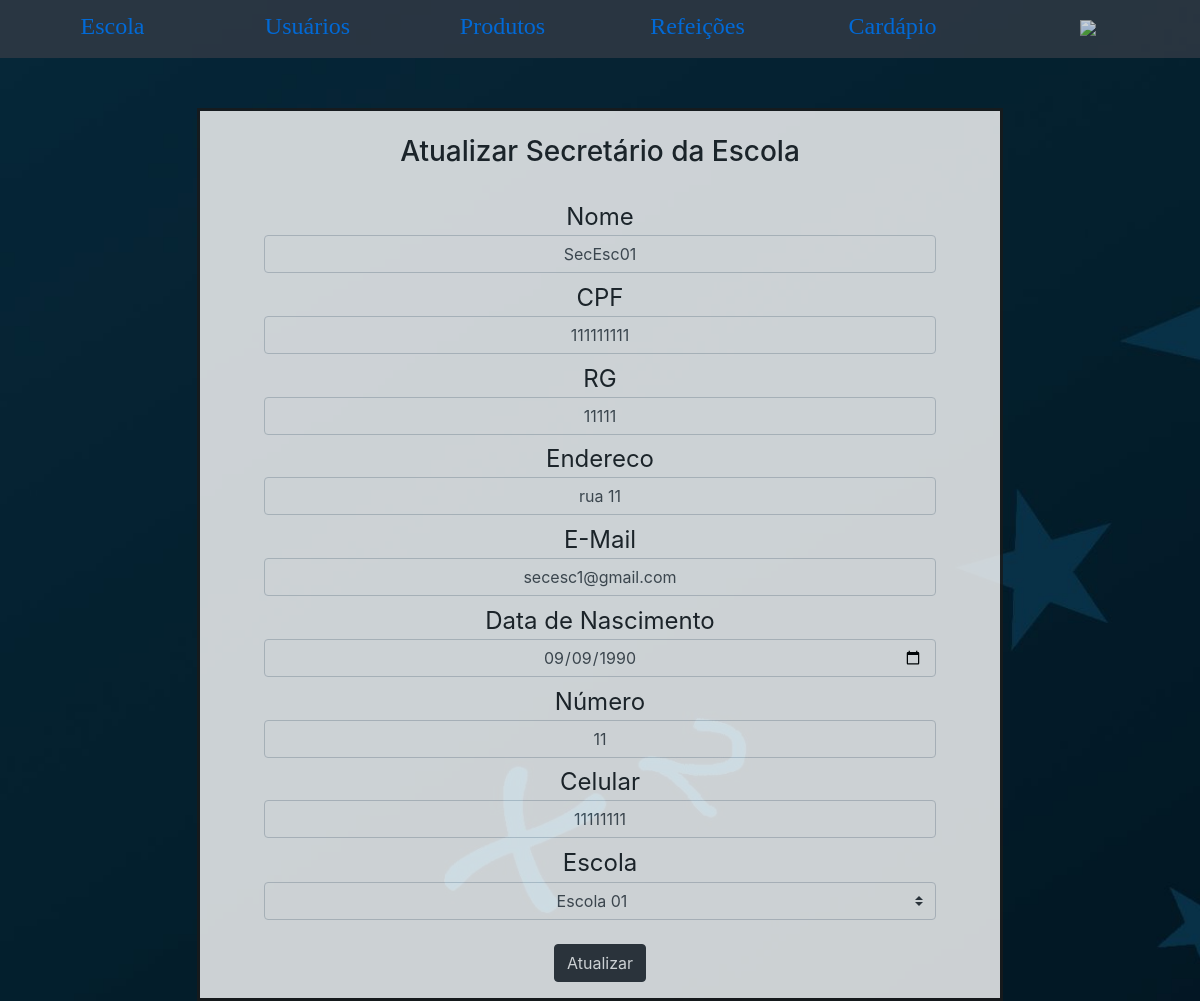
The page /sec-educacao/usuarios/secescola/validar-secesc?idSecEsc=1&acao=atualizar on the database its author committed.
### tables this page shows
create table SecEsc (
    id int primary key auto_increment,
    nomeSecEsc varchar(64),
    login varchar(64),
    senha varchar(64),
    cpf varchar(11),
    rg varchar(11),
    endereco varchar(255),
    email varchar(255),
    dataDeNascimento date,
    numero varchar(8),
    celular varchar(15),
    escola_id int references Escola(id)
);

### sec-educacao/usuarios/secescola/validar-secesc.php (the view, shortened to what this page needs)
<?php
require_once '../../../funcoes-de-cabecalho.php';
require_once '../../../conexao.php';
$acao = $_GET['acao'];
if ($acao == 'cadastrar') {
    $acaoHTML = "Cadastrar";
} else if ($acao == 'atualizar') {
    $acaoHTML = "Atualizar";
    $id = $_GET['idSecEsc'];
    $select = "select * from SecEsc where id=$id";
    $query = mysqli_query($conexao, $select);
    $table = mysqli_fetch_array($query);
    $nomeSecEsc = $table['nomeSecEsc'];
    $cpf = $table['cpf'];
    $rg = $table['rg'];
    $endereco = $table['endereco'];
    $email = $table['email'];
    $dataNascimento = $table['dataDeNascimento'];
    $numero = $table['numero'];
    $celular = $table['celular'];
    $escola_id = $table['escola_id'];
}
?>
<h3><?php echo $acaoHTML ?> Secretário da Escola</h3>
<form method="post" action="verificacao.php?acao=<?php
if (!empty($id)) {
    echo $acao . "&id=$id";
} else {
    echo $acao;
}
?>">
    <label>Nome</label>
    <input type="text" class="form-control" required maxlength="64" name="nome"<?php
        if (!empty($nomeSecEsc)) {
            echo " value='" . $nomeSecEsc . "'";
    }
    ?>>
    <label>CPF</label>
    <input type="text" class="form-control" required maxlength="11" name="cpf"<?php
        if (!empty($cpf)) {
            echo " value='" . $cpf . "'";
    }
    ?>>
    <label>RG</label>
    <input type="text" class="form-control" required maxlength="11" name="rg"<?php
        if (!empty($rg)) {
            echo " value='" . $rg . "'";
    }
    ?>>
    <label>Endereco</label>
    <input type="text" class="form-control" required maxlength="255" name="endereco"<?php
        if (!empty($endereco)) {
            echo " value='" . $endereco . "'";
    }
    ?>>
    <label>E-Mail</label>
    <input type="email" class="form-control" required maxlength="255" name="email"<?php
        if (!empty($email)) {
            echo " value='" . $email . "'";
    }
    ?>>
    <label>Data de Nascimento</label>
    <input type="date" class="form-control" required  name="nascimento"<?php
        if (!empty($dataNascimento)) {
            echo " value='" . $dataNascimento . "'";
    }
    ?>>
    <label>Número</label>
    <input type="text" class="form-control" required maxlength="8" name="numero"<?php
        if (!empty($numero)) {
            echo " value='" . $numero . "'";
    }
    ?>>
    <label>Celular</label>
    <input type="text" class="form-control" required maxlength="15" name="celular"<?php
        if (!empty($celular)) {
            echo " value='" . $celular . "'";
    }
    ?>>
    <label class="d-flex justify-content-center">Escola</label>
    <?php
        $selectEscolas = "select * from Escola";
        $queryEscolas = mysqli_query($conexao, $selectEscolas);
        echo "<select name='escola' class='custom-select'>";
        while ($table = mysqli_fetch_array($queryEscolas)) {
            $idEscola = $table['id'];
            $nome = $table['nomeEscola'];
            if($escola_id == $idEscola){
                echo "<option value=$idEscola selected>$nome</option>";
            }
            else {
                echo "<option value=$idEscola>$nome</option>";
            }
    }
    echo "</select>";
    ?>
    <input type="submit" class="btn btn-dark mt-4" value="<?php
        if (!empty($id)) {
            echo $acaoHTML;
        } else {
            echo $acaoHTML;
        }
    ?>">
</form>

### estilo/style.css (style rules this page uses)
@media (min-width: 1200px) { body { background: url('backgrounds/background.jpg') no-repeat; height: 100%; width: 100%; background-size: cover; position: relative; text-align-last: center; } }
@media (min-width: 1200px) { form { margin: 3% 8% 2% 8%; } }
@media (min-width: 1200px) { h3 { margin: 3% 3%; } }
@media (min-width: 1200px) { label { margin: 1% 0 0 0; } }

### rows shown on the page
secesc: nome "SecEsc01", cpf "111111111", rg "11111", endereco "rua 11", email "secesc1@gmail.com", nascimento "09/09/1990", numero "11", celular "11111111"

### other values the page prints
$acaoHTML "Atualizar"
form field escola "Escola 01"
